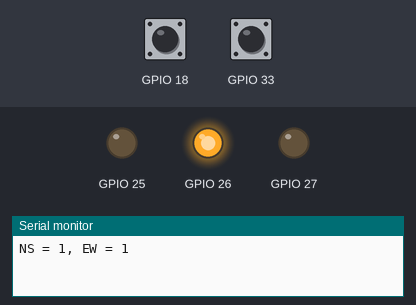
Recording of a program running on a simulated ESP32. Shown: output pins drawn as LEDs (lit = HIGH), the last lines printed to the serial monitor. Inputs (shaded band) come from the test bench; at power-on: GPIO 18 HIGH, GPIO 33 HIGH.

Above: at 5.5 s.
At 8.5 s:
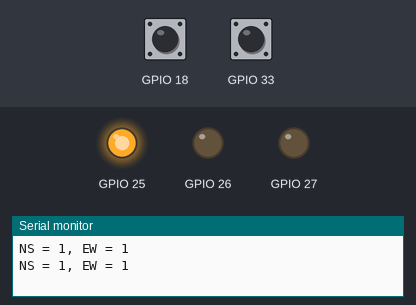
At 14.5 s:
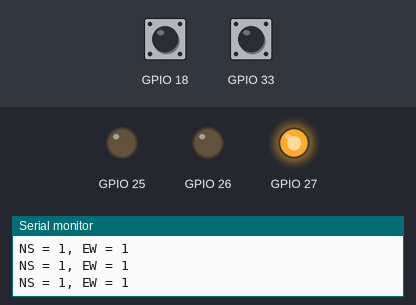
Timing chart, 0 to 20.6 s (numbered marks = the images above):
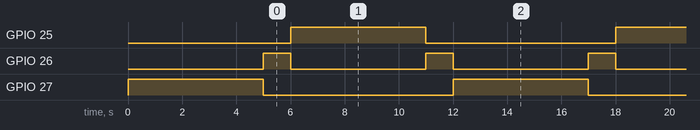

The program:

main.cpp
```cpp
#include <Arduino.h>

/*
 *  Project 01-blink_proj_02
 *      IntroCom - Austral - 2022 - EAM
 *
 *      Austral 2022 - IntroCom - EAM
 *
 *      Traffic light project
 *      Manages an intersection NS and EW; both traffic lights are
 *      complementary, i.e., when one is read the other is green and viceversa
 *      Also, there are two tact switches that simulates cars waiting in each
 *      one of the intersections, named "PUSH_NS" and "PUSH_EW"
 *      As a first intent, only sequences traffic light with "ON_TIME" for
 *      red and green and "Y_TIME" for yellow; also, only shows in serial monitor
 *      tact switch states
 */

#define SizeOf(x)   (sizeof(x)/sizeof(*x))

#define ON_TIME 5000
#define TRANS_TIME 1000

#define NUM_LIGHTS  3

typedef struct
{
    int light;
    int ms;
} tlight_t;

static tlight_t traffic_lights[NUM_LIGHTS] =
{
    { NS_RED, ON_TIME },
    { NS_YELLOW, Y_TIME },
    { NS_GREEN, ON_TIME }
};

static void
read_switches(void)
{
    Serial.printf("NS = %d, EW = %d\n\r",
        digitalRead(PUSH_NS), digitalRead(PUSH_EW) );
}

static void
set_light( int x )
{
    digitalWrite( traffic_lights[x].light, HIGH );
    delay( traffic_lights[x].ms );
}

static void
clr_light( int x )
{
    read_switches();
    digitalWrite( traffic_lights[x].light, LOW );
}

void
setup(void)
{
    int i;

    Serial.begin(BAUD);
    for( i = 0; i < NUM_LIGHTS; ++i )
    {
        pinMode( traffic_lights[i].light, OUTPUT );
        digitalWrite( traffic_lights[i].light, LOW );
    }
    pinMode( PUSH_NS, INPUT_PULLUP );
    pinMode( PUSH_EW, INPUT_PULLUP );

    set_light(0);
}

void
loop(void)
{
    int i;

    for( i = 1; i < NUM_LIGHTS; ++i )
    {
        clr_light(i-1);
        set_light(i);
    }


    for( i-=2 ; i >= 0; --i )
    {
        clr_light(i+1);
        set_light(i);
    }
}
```

Measured:
- by itself, GPIO 25, GPIO 27: alternates HIGH for 5.0 s and LOW for 7.0 s
- by itself, GPIO 26: alternates HIGH for 1.0 s and LOW for 5.0 s
- by itself, everything shown: repeats every 12.0 s, in 4 steps
